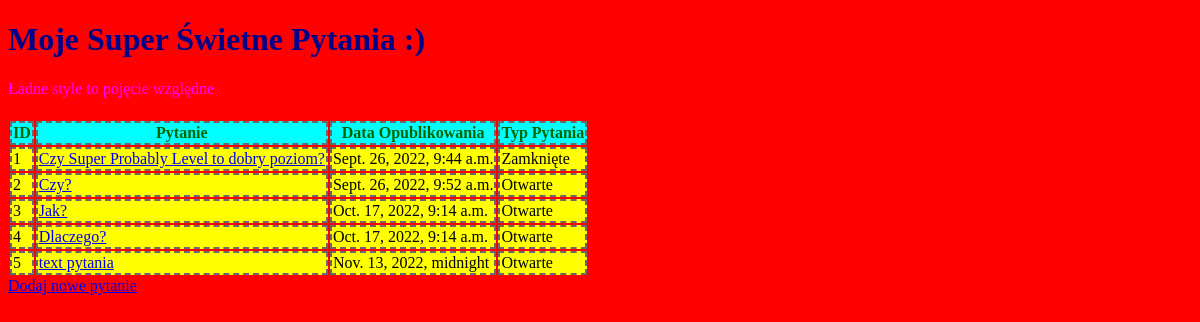
Screenshot of /polls/ with the database file from the repository.
### polls/models.py (models this page shows)
class Question(models.Model):
    question_text = models.CharField(max_length=200)
    pub_date = models.DateTimeField('date published')
    is_open_question = models.BooleanField(default=False)

### polls/views.py (the view)
# urls.py: path('', views.question_list, name='question_list'),
def question_list(request):
    questions = Question.objects.all()
    return render(request, 'polls/question_list.html', {'questions': questions})

### templates/polls/question_list.html (shortened to what this page needs)
<!DOCTYPE html>
{% load static %}
<html>
<head>
    <link rel="stylesheet" href="{% static 'style.css' %}">
</head>
<body>
<h1>Moje Super Świetne Pytania :)</h1>
<h4>Ładne style to pojęcie względne</h4>
<div>
    <table>
        <tr>
            <th>ID</th>
            <th>Pytanie</th>
            <th>Data Opublikowania</th>
            <th>Typ Pytania</th>
        </tr>
   {% for question in questions %}
       <tr>
           <td>{{ question.id }}</td>
           <td><a href="{% url 'polls:question_detail' question.id %}"> {{ question.question_text }} </a></td>
           <td>{{ question.pub_date }}</td>
           {% if question.is_open_question %}
                <td>Otwarte</td>
           {% else %}
                <td>Zamknięte</td>
           {% endif %}
       </tr>
   {% endfor %}
    </table>
    <a href="{% url 'polls:question_add' %}">Dodaj nowe pytanie</a>
</div>
</body>
</html>

### polls/static/style.css (style rules this page uses)
html { background-color: red; padding: 0px; margin: 0px; float: left; }
td, th { border: 2px dashed #696969; background-color: yellow; }
th { background-color: cyan; color: darkgreen; }
h1 { color: darkblue; }
h4 { color: magenta; font-weight: normal; }
a { display: block; }

### rows the page displays
Question: id "1", question_text "Czy Super Probably Level to dobry poziom?", pub_date "Sept. 26, 2022, 9:44 a.m.", is_open_question "Zamknięte"
Question: id "2", question_text "Czy?", pub_date "Sept. 26, 2022, 9:52 a.m.", is_open_question "Otwarte"
Question: id "3", question_text "Jak?", pub_date "Oct. 17, 2022, 9:14 a.m.", is_open_question "Otwarte"
Question: id "4", question_text "Dlaczego?", pub_date "Oct. 17, 2022, 9:14 a.m.", is_open_question "Otwarte"
Question: id "5", question_text "text pytania", pub_date "Nov. 13, 2022, midnight", is_open_question "Otwarte"
